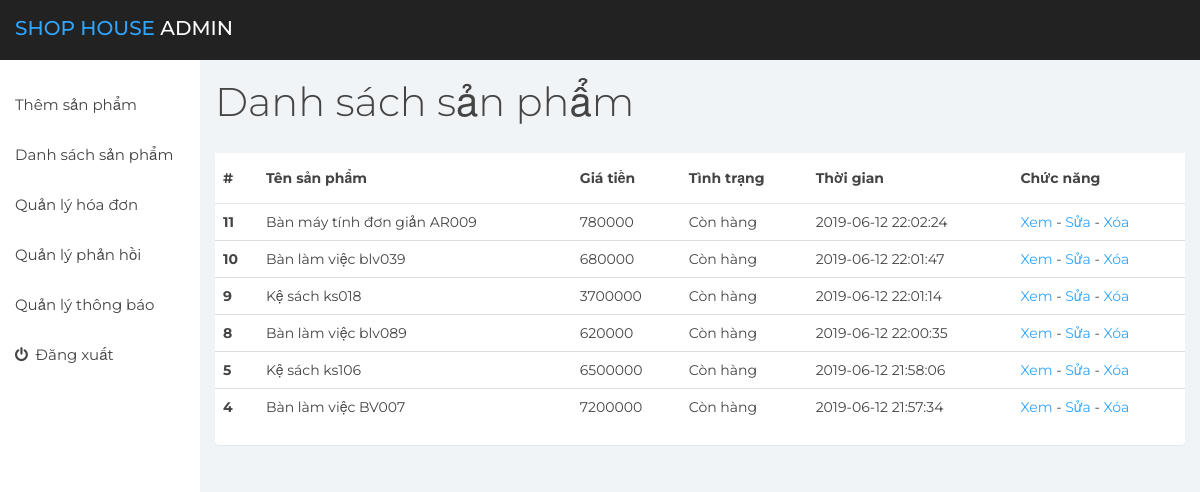
/admin/view-product.php, run on the app's committed database.
### tables this page shows
CREATE TABLE `postproduct` (
  `id` int(10) UNSIGNED NOT NULL,
  `titleproduct` varchar(550) NOT NULL,
  `priceproduct` varchar(250) NOT NULL,
  `thuonghieu` varchar(550) NOT NULL,
  `tinhtrang` varchar(550) NOT NULL,
  `avata` varchar(550) NOT NULL,
  `moto` text NOT NULL,
  `dateline` datetime NOT NULL
);

### admin/view-product.php (the view, shortened to what this page needs)
<!DOCTYPE html>
<html>
<head>
	<link href="css/bootstrap.min.css" rel="stylesheet">
	<link href="css/font-awesome.min.css" rel="stylesheet">
	<link href="css/datepicker3.css" rel="stylesheet">
	<link href="css/styles.css" rel="stylesheet">
</head>
<body>
	<nav class="navbar navbar-custom navbar-fixed-top" role="navigation">
		<div class="container-fluid">
			<div class="navbar-header">
				<a class="navbar-brand" href="#"><span>Shop House</span> Admin</a>
			</div>
		</div>
	</nav>
	<div id="sidebar-collapse" class="col-sm-3 col-lg-2 sidebar">
		<ul class="nav menu">
			<li><a href="post-product.php">Thêm sản phẩm</a></li>
			<li><a href="view-product.php">Danh sách sản phẩm</a></li>
			<li><a href="view-order.php">Quản lý hóa đơn</a></li>
			<li><a href="view-phanhoi.php">Quản lý phản hồi</a></li>
			<li><a href="view-dangkytin.php">Quản lý thông báo</a></li>
			<li><a href="login.php"><em class="fa fa-power-off">&nbsp;</em> Đăng xuất</a></li>
		</ul>
	</div>
	<div class="col-sm-9 col-sm-offset-3 col-lg-10 col-lg-offset-2 main">
		<div class="row">
			<div class="col-lg-12">
				<h1 class="page-header">Danh sách sản phẩm</h1>
			</div>
		</div>
		<div class="row">
			<div class="col-lg-12">
				<div class="panel panel-default">
				<div class="card">
							<div class="card-content collapse show">
								<div class="card-body">
									<div class="table-responsive">
										<table class="table">
											<thead>
												<tr>
													<th>#</th>
													<th>Tên sản phẩm</th>
													<th>Giá tiền</th>
													<th>Tình trạng</th>
													<th>Thời gian</th>
													<th>Chức năng</th>
												</tr>
											</thead>
											<tbody>
												<?php
                                                    $query = mysql_query("SELECT * FROM postproduct  ORDER BY ID DESC");
                                                            while ($row = mysql_fetch_array($query)) {
                                                ?>
												<tr>
													<th scope="row"><?php echo $row['id'] ?></th>
													<td><?php echo $row['titleproduct'] ?></td>
													<td><?php echo $row['priceproduct'] ?></td>
													<td><?php echo $row['tinhtrang'] ?></td>
													<td><?php echo $row['dateline'] ?></td>
													<td><a href="detail-product.php?id=<?php echo $row['id'] ?>">Xem</a> - <a href="edit-product.php?id=<?php echo $row['id'] ?>">Sửa</a> - <a href="delete-product.php?id=<?php echo $row['id'] ?>">Xóa</a></td>
												</tr>
												<?php
															}
												?>
											</tbody>
										</table>
									</div>
								</div>
							</div>
						</div>
				</div>
			</div>
		</div>
	</div>
</body>
</html>

### admin/css/styles.css (style rules this page uses)
body { background: #f1f4f7; padding-top: 60px; font-size: 14px; color: #444444; font-family: "Montserrat", "Helvetica Neue", Helvetica, Arial, sans-serif; }
a, a:hover, a:focus { color: #30a5ff; }
h1, h2, h3, h4, h5, h6 { color: #444444; }
h1 { font-weight: 300; font-size: 40px; }
.navbar-custom { background: #222; height: 60px; }
.navbar-header .navbar-brand { color: #fff; font-size: 20px; text-transform: uppercase; font-weight: 500; height: 60px; padding-top: 18px; }
.navbar-header .navbar-brand span { color: #30a5ff; }
.panel { border: 0; }
.navbar { border: 0; }
.sidebar { display: block; padding: 0; display: none; box-shadow: none; background: #fff; }
.sidebar ul { margin: 20px 0px; }
@media (min-width: 768px) { .sidebar { display: block; position: fixed; top: 60px; bottom: 0; left: 0; z-index: 1000; display: block; margin: 0; padding: 0; overflow-x: hidden; overflow-y: auto; } }
@media (min-width: 768px) { .navbar-header { width: 100%; } }
.sidebar ul.nav li a { height: 50px; font-size: 15px; line-height: 2em; color: #444444; }
h1.page-header { margin-top: 20px; border-bottom: 0; }
.table { background: #fff; }
.table > thead > tr > th { border-bottom: 1px solid #e6e7e8; vertical-align: middle; height: 50px; }

### data on the page
postproduct: id "11", titleproduct "Bàn máy tính đơn giản AR009", priceproduct "780000", tinhtrang "Còn hàng", dateline "2019-06-12 22:02:24"
postproduct: id "10", titleproduct "Bàn làm việc blv039", priceproduct "680000", tinhtrang "Còn hàng", dateline "2019-06-12 22:01:47"
postproduct: id "9", titleproduct "Kệ sách ks018", priceproduct "3700000", tinhtrang "Còn hàng", dateline "2019-06-12 22:01:14"
postproduct: id "8", titleproduct "Bàn làm việc blv089", priceproduct "620000", tinhtrang "Còn hàng", dateline "2019-06-12 22:00:35"
postproduct: id "5", titleproduct "Kệ sách ks106", priceproduct "6500000", tinhtrang "Còn hàng", dateline "2019-06-12 21:58:06"
postproduct: id "4", titleproduct "Bàn làm việc BV007", priceproduct "7200000", tinhtrang "Còn hàng", dateline "2019-06-12 21:57:34"
